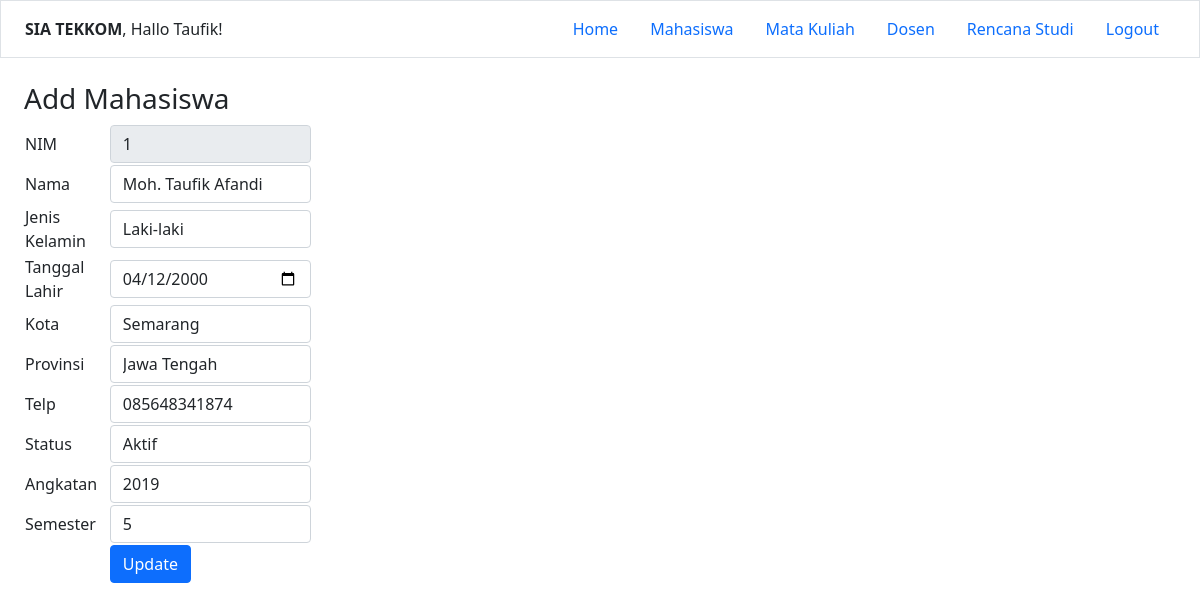
The page /mahasiswa/editMahasiswa.php?nim=1 (signed in) on the database its author committed.
### tables this page shows
CREATE TABLE `mahasiswa` (
  `nim` int(11) NOT NULL,
  `nama` varchar(255) NOT NULL,
  `jenis_kelamin` varchar(20) NOT NULL,
  `kota` varchar(100) NOT NULL,
  `provinsi` varchar(100) NOT NULL,
  `telp` varchar(20) NOT NULL,
  `status` varchar(100) NOT NULL,
  `angkatan` varchar(10) NOT NULL,
  `tgl_lahir` date NOT NULL,
  `semester` int(11) NOT NULL,
  `is_delete` int(11) NOT NULL DEFAULT 0
);

### mahasiswa/editMahasiswa.php (the view, shortened to what this page needs)
<?php
include_once("../config.php");
$nim = $_GET['nim'];
$result = mysqli_query($mysqli, "SELECT * FROM mahasiswa WHERE nim=$nim");
while($mahasiswa = mysqli_fetch_array($result))
{
	$nim = $mahasiswa['nim'];
	$nama = $mahasiswa['nama'];
	$jenis_kelamin = $mahasiswa['jenis_kelamin'];
	$tgl_lahir = $mahasiswa['tgl_lahir'];
	$kota = $mahasiswa['kota'];
	$provinsi = $mahasiswa['provinsi'];
	$telp = $mahasiswa['telp'];
	$status = $mahasiswa['status'];
	$angkatan = $mahasiswa['angkatan'];
	$semester = $mahasiswa['semester'];
}
?>
<!DOCTYPE html>
<html lang="en">
<head>
<link href="https://cdn.jsdelivr.net/npm/bootstrap@5.1.3/dist/css/bootstrap.min.css" rel="stylesheet">
</head>
<body>
	<?php include('../navbar.php') ?>
	<main class="px-4 py-4">
		<div>
			<form action="" method="post" name="form">
				<h3>Add Mahasiswa</h3>
				<table width="25%" border="0">
					<tr>
						<td>NIM</td>
						<td><input class="form-control" type="text" name="nim" value="<?= $nim ?>" required readonly></td>
					</tr>
					<tr>
						<td>Nama</td>
						<td><input class="form-control" type="text" name="nama" value="<?= $nama ?>" required></td>
					</tr>
					<tr>
						<td>Jenis Kelamin</td>
						<td>
							<select class="form-control" name="jenis_kelamin">
								<?php if ($jenis_kelamin == "laki-laki"): ?>
								<option value="laki-laki" selected>Laki-laki</option>
								<?php else: ?>
								<option value="laki-laki">Laki-laki</option>
								<?php endif ?>
							</select>
						</td>
					</tr>
					<tr>
						<td>Tanggal Lahir</td>
						<td><input class="form-control" type="date" name="tgl_lahir" value="<?= $tgl_lahir ?>" required></td>
					</tr>
					<tr>
						<td>Kota</td>
						<td><input class="form-control" type="text" name="kota" value="<?= $kota ?>" required></td>
					</tr>
					<tr>
						<td>Provinsi</td>
						<td><input class="form-control" type="text" name="provinsi" value="<?= $provinsi ?>" required></td>
					</tr>
					<tr>
						<td>Telp</td>
						<td><input class="form-control" type="text" name="telp" value="<?= $telp ?>" required></td>
					</tr>
					<tr>
						<td>Status</td>
						<td>
							<select class="form-control" name="status">
								<?php if ($status == "aktif"): ?>
								<option value="aktif" selected>Aktif</option>
								<?php else: ?>
								<option value="aktif">Aktif</option>
								<?php endif ?>
							</select>
						</td>
					</tr>
					<tr>
						<td>Angkatan</td>
						<td><input class="form-control" type="text" name="angkatan" value="<?= $angkatan ?>" required></td>
					</tr>
					<tr>
						<td>Semester</td>
						<td><input class="form-control" type="number" name="semester" value="<?= $semester ?>" required></td>
					</tr>
					<tr>
						<td></td>
						<td><input class="btn btn-primary" type="submit" name="update" value="Update"></td>
					</tr>
				</table>
			</form>
		</div>
	</main>
</html>

### rows shown on the page
mahasiswa: nim "1", nama "Moh. Taufik Afandi", jenis_kelamin "Laki-laki", tgl_lahir "04/12/2000", kota "Semarang", provinsi "Jawa Tengah", telp "085648341874", status "Aktif", angkatan "2019", semester "5"

### other values the page prints
$_SESSION["nama"] "Taufik"
